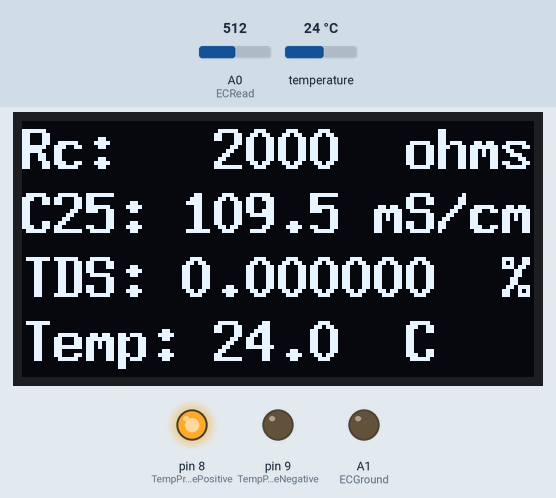
Bench run of a program on a simulated Arduino Uno, built with avr-gcc and run on an emulated ATmega328P. On the bench: 128×64 one-colour display, output pins drawn as LEDs (lit = HIGH). Inputs (shaded band) come from the test bench; at power-on: temperature 24 °C, A0 (ECRead) = 512. Pins used as bus, display or sensor lines are not drawn.

Above: at 14.2 s.
14.3 s: temperature set to 33 °C
At 20.7 s:
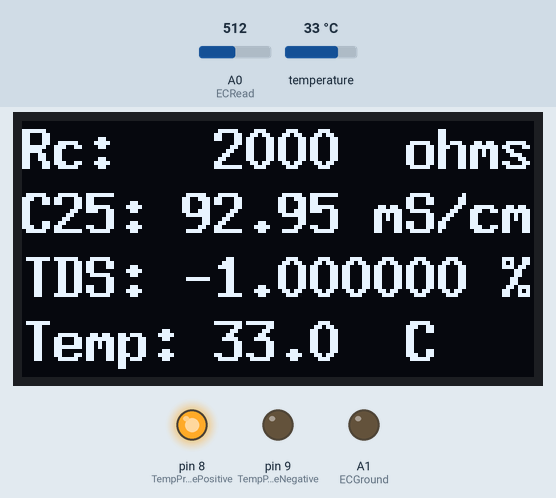
21.7 s: A0 (ECRead) set to 716
At 27.3 s:
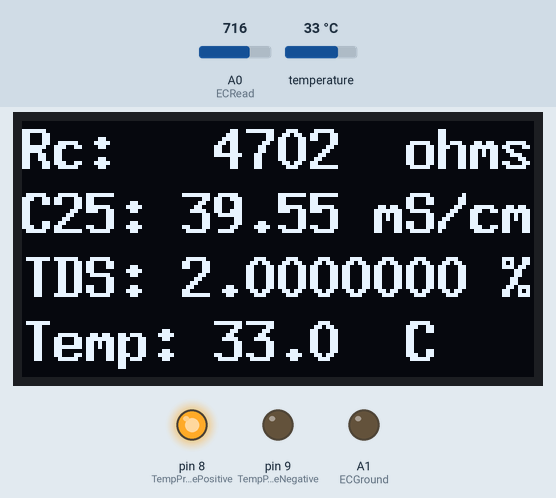
27.6 s: temperature set to 12 °C
At 33.6 s:
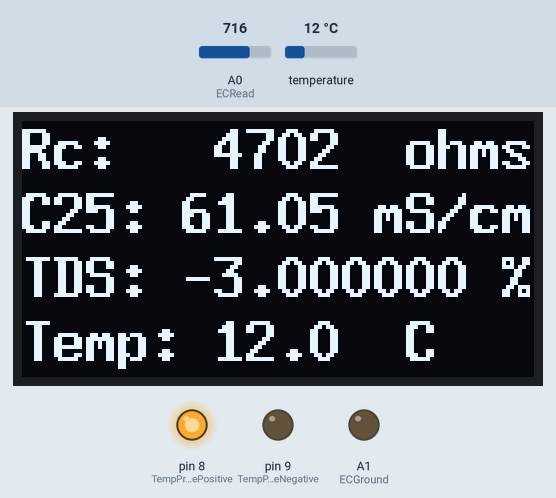
33.9 s: A0 (ECRead) set to 900
At 39.3 s:
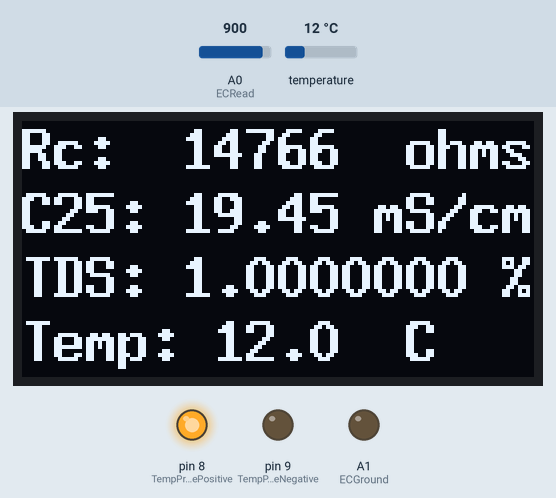
40.0 s: temperature set to 19 °C
At 45.2 s:
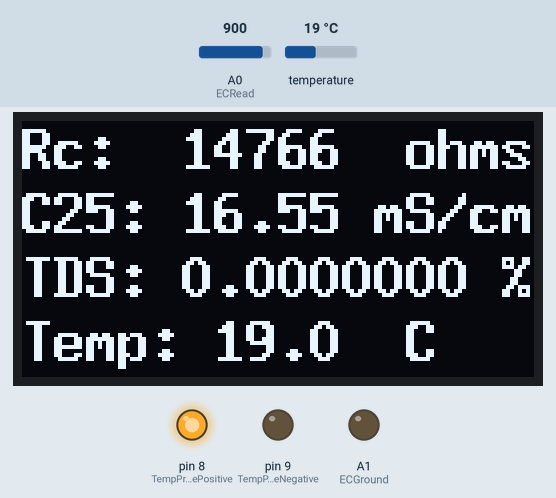
46.3 s: A0 (ECRead) set to 1023
At 51.9 s:
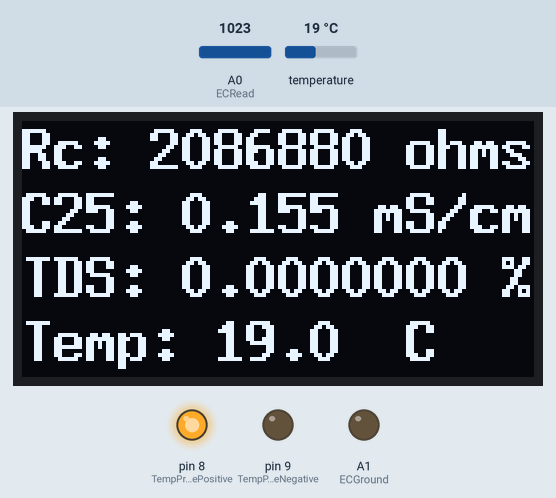
Timing chart, 0 to 53.3 s (numbered marks = the images above; inputs shaded):
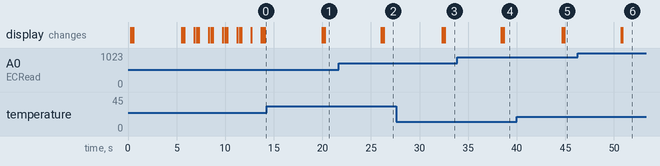

The program:

main.cpp
```cpp
/**
 *
 * Arcadia High School Science Olympiad 2019-2020
 * Digital Salinometer Firmware for Water Quality
 * Rev. 01 by Alex Liu (2020/01/09), Originally by Michael Ratcliffe (2015/08/28)
 * (https://hackaday.io/project/7008-fly-wars-a-hackers-solution-to-world-hunger/log/24646-three-dollar-ec-ppm-meter-arduino)
 *
 */

// ************************************************** BEGIN Function Switches ******************************************************************* //

// Enable/Disable automatic temperature compensation
#define AUTOTEMPCOMP_ENABLED true

// Enable/Disable printing extra information to serial monitor
#define DEBUG_ENABLED false

// ************************************************** END Function Switches ********************************************************************* //

#include <Arduino.h>
#include <Wire.h>
#include <U8x8lib.h>

#if AUTOTEMPCOMP_ENABLED
  #include <OneWire.h>
  #include <DallasTemperature.h>
#endif

// ************************************************** BEGIN User Defined Variables ************************************************************** //

// ################################################################################
// -----------  Do not replace R1 with a resistor lower than 300 ohms   -----------
// ################################################################################

// *************** Select Resistance of Voltage Divider *************** //
int R1 = 2000;

// *************** Add Resistance of Powering Pins *************** //
// (http://ww1.microchip.com/downloads/en/DeviceDoc/ATmega48A-PA-88A-PA-168A-PA-328-P-DS-DS40002061A.pdf, P.489, Figure 31-307)
// Ra = (3 - 2.2)/(0.020)
int Ra = 40;

int ECRead = A0;
int ECGround = A1;
int ECPower = A3;

// *************** PPM Conversion *************** //
// (https://www.naturalresources.sa.gov.au/samurraydarlingbasin/publications/measuring-salinity)
float PPMconversion = 0.55;

// *************** Cell Constant For EC Measurements *************** //
float K = 214675;

#if AUTOTEMPCOMP_ENABLED
  // *************** Temperature Compensation *************** //
  // (https://www.onsetcomp.com/files/manual_pdfs/15260-B%20Conductivity%20Assistant%20Calculations%20Sea%20Water.pdf, P.4, Figure 1B)
  // TempCoeff = Average Calculated Temperature Coefficient in %/ºC
  float TempCoeff = 1.9387;

  // *************** Temperature Probe Setup *************** //
  #define ONE_WIRE_BUS 10          // Data wire for temp probe plugged into pin 10
  const int TempProbePositive = 8; // Temp Probe power connected to pin 9
  const int TempProbeNegative = 9; // Temp Probe ground connected to pin 8
#endif

// ************************************************** END User Defined Variables **************************************************************** //

U8X8_SSD1306_128X64_NONAME_HW_I2C u8x8(U8X8_PIN_NONE);

#if AUTOTEMPCOMP_ENABLED
  OneWire oneWire(ONE_WIRE_BUS);       // Setup a oneWire instance to communicate with OneWire devices
  DallasTemperature sensors(&oneWire); // Pass our oneWire reference to Dallas Temperature

  float Temperature = 10;
#endif

float EC = 0;
float EC25 = 0;
int ppm = 0;
float percent = 0;

float raw = 0;
float Vin = 5;
float Vdrop = 0;
float Rc = 0;
char charBuff[10];

// ************************************************** BEGIN Setup - Runs Once (Set Pins, etc.) ************************************************** //
void setup(void)
{
  u8x8.begin(); // Send setup sequence to display

  #if AUTOTEMPCOMP_ENABLED
    // Set temperature probe ground pin to sink current
    pinMode(TempProbeNegative, OUTPUT);
    digitalWrite(TempProbeNegative, LOW);

    // Set temperature probe power pin to source current +3V
    pinMode(TempProbePositive, OUTPUT);
    digitalWrite(TempProbePositive, HIGH);
  #endif

  pinMode(ECRead, INPUT);      // Use pin for ADC reading
  pinMode(ECPower, OUTPUT);    // Set conductivity probe power pin for sourcing current
  pinMode(ECGround, OUTPUT);   // Set conductivity probe ground pin for sinking current
  digitalWrite(ECGround, LOW); // We can leave ground connected permanently

  #if AUTOTEMPCOMP_ENABLED
    delay(100); // Give temperature sensor time to settle
    sensors.begin();
    delay(100);
  #endif

  // *************** Add Digital Pin Resistance to Voltage Divider Resistor *************** //
  // (http://www.element14.com/community/servlet/JiveServlet/showImage/38-21209-229476/Voltage+Divider.png)
  R1 = (R1 + Ra);

  u8x8.setFont(u8x8_font_chroma48medium8_u);
  u8x8.drawString(2, 0, "ARCADIA HIGH");
  u8x8.drawString(1, 1, "SCHOOL SCIENCE");
  u8x8.drawString(0, 2, "OLYMPIAD 2019-20");
  u8x8.setFont(u8x8_font_saikyosansbold8_u);
  u8x8.drawString(1, 4, "DIGITAL EC AND");
  u8x8.drawString(2, 5, "TEMP. SENSOR");
  delay(5000);
  u8x8.clear();

  for (int i = 0; i < 5; i++)
  {
    u8x8.setFont(u8x8_font_saikyosansbold8_u);
    u8x8.drawString(0, 0, "! !   NOTE   ! !");
    u8x8.drawString(2, 2, "MAKE SURE THE");
    u8x8.drawString(0, 4, "SOLUTION IS WELL");
    u8x8.drawString(0, 6, "MIXED BEFORE USE");
    delay(1000);
    u8x8.clear();
    delay(200);
  }
}
// ************************************************** END Setup ********************************************************************************* //

// ************************************************** BEGIN EC Function ************************************************************************* //
void GetEC()
{
  #if AUTOTEMPCOMP_ENABLED
    // *************** Read Temperature of Solution *************** //
    sensors.requestTemperatures();            // Get temperature
    Temperature = sensors.getTempCByIndex(0); // Store value
  #endif

  // *************** Estimate Resistance of Liquid *************** //
  digitalWrite(ECPower, HIGH);
  raw = analogRead(ECRead);
  raw = analogRead(ECRead); // This is not a mistake! First reading will be low beause it charges a capacitor.
  digitalWrite(ECPower, LOW);

  // *************** Convert to EC *************** //
  Vdrop = (Vin * raw) / 1024.0;
  Rc = (Vdrop * R1) / (Vin - Vdrop);
  Rc = Rc - Ra; // Account for power pin resistance
  EC = (K / Rc);

  #if AUTOTEMPCOMP_ENABLED
    // *************** Automatic Temperaure Compensation *************** //
    // (https://www.onsetcomp.com/files/manual_pdfs/15260-B%20Conductivity%20Assistant%20Calculations%20Sea%20Water.pdf, P.1, 1.)
    EC25 = EC / (1 - ((25.0 - Temperature) * TempCoeff / 100));

    // *************** Convert to PPM *************** //
    ppm = (EC25 * 1000) * (PPMconversion);  // Multiply by 1000 to convert mS/cm to µS/cm
    percent = (ppm / 10000);                // Convert ppm to g/mL * 100%
  #else
    // *************** Convert to PPM *************** //
    ppm = (EC * 1000) * (PPMconversion);  // Multiply by 1000 to convert mS/cm to µS/cm
    percent = (ppm / 10000);              // Convert ppm to g/mL * 100%
  #endif
}
// ************************************************** END EC Function *************************************************************************** //

// ************************************************** BEGIN Print Function ********************************************************************** //
void PrintReadings()
{
  u8x8.setFont(u8x8_font_8x13B_1x2_r);
  u8x8.drawString(0, 0, "Rc:");
  dtostrf(Rc, 6, 0, charBuff);
  u8x8.drawString(4, 0, charBuff);
  u8x8.drawString(12, 0, "ohms");

  #if AUTOTEMPCOMP_ENABLED
    u8x8.drawString(0, 2, "C25:");
    dtostrf(EC25, 3, 1, charBuff);
    u8x8.drawString(5, 2, charBuff);
    u8x8.drawString(11, 2, "mS/cm");
    u8x8.drawString(0, 4, "TDS:");
    dtostrf(percent, 2, 6, charBuff);
    u8x8.drawString(5, 4, charBuff);
    u8x8.drawUTF8(15, 4, "%");
    u8x8.drawString(0, 6, "Temp:");
    dtostrf(Temperature, 2, 1, charBuff);
    u8x8.drawString(6, 6, charBuff);
    u8x8.drawUTF8(10, 6, "°C");
  #else
    u8x8.drawString(0, 2, "EC:");
    dtostrf(EC, 2, 2, charBuff);
    u8x8.drawString(4, 2, charBuff);
    u8x8.drawString(10, 2, "mS/cm");
    u8x8.drawString(0, 4, "TDS:");
    dtostrf(percent, 2, 6, charBuff);
    u8x8.drawString(5, 4, charBuff);
    u8x8.drawUTF8(15, 4, "%");
  #endif

  #if DEBUG_ENABLED
    // *************** Debug Output *************** //
    delay(5000);
    u8x8.clear();
    u8x8.drawString(0, 0, "Drop:");
    dtostrf(Vdrop, 1, 2, charBuff);
    u8x8.drawString(6, 0, charBuff);
    u8x8.drawString(11, 0, "V");
    #if AUTOTEMPCOMP_ENABLED
      u8x8.drawString(0, 2, "EC:");
      dtostrf(EC, 2, 2, charBuff);
      u8x8.drawString(4, 2, charBuff);
      u8x8.drawString(10, 2, "mS/cm");
    #endif
  #endif
}
// ************************************************** END Print Function ************************************************************************ //

// ************************************************** BEGIN Main Loop - Runs Forever ************************************************************ //
// Heavy work in subroutines above to prevent cluttering the main loop
void loop(void)
{
  GetEC();         // Calls GetEC() loop. Don't call this more than (1/5) Hz or you will polarise the water!
  PrintReadings(); // Calls Serial Print routine.

  delay(5000); // 5 second delay for (1/5) Hz.
}
// ************************************************** END Main Loop ***************************************************************************** //
```

Measured:
- after the input at 14.3 s, the display: first changes after 5.7 s (image 1 shows a later state)
- after the input at 21.7 s, the display: first changes after 4.4 s (image 2 shows a later state)
- after the input at 27.6 s, the display: first changes after 4.7 s (image 3 shows a later state)
- after the input at 33.9 s, the display: first changes after 4.5 s (image 4 shows a later state)
- after the input at 40.0 s, the display: first changes after 4.7 s (image 5 shows a later state)
- after the input at 46.3 s, the display: first changes after 4.4 s (image 6 shows a later state)
